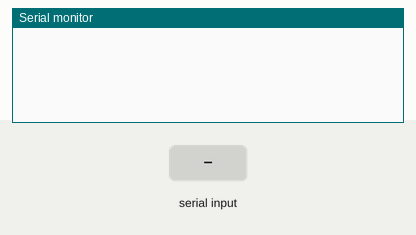
This sketch was run on a simulated Arduino Uno, built with avr-gcc and run on an emulated ATmega328P. Parts: the last lines printed to the serial monitor. Inputs (shaded band) come from the test bench.

Above: at 1.2 s.
1.3 s: "apple" received over Serial
At 3.3 s:
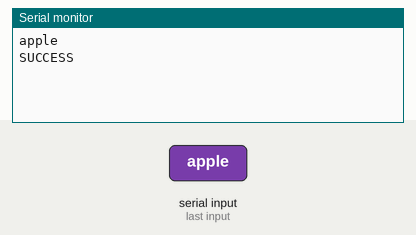
3.8 s: "1" received over Serial
At 6.0 s:
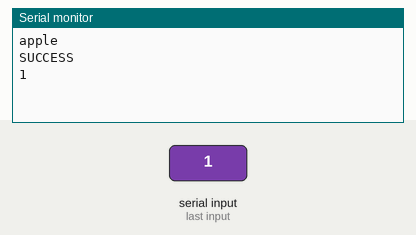

Measured:
- after the input at 1.3 s, the serial monitor: prints a new line after 1.0 s (image 1)
- after the input at 3.8 s, the serial monitor: prints a new line after 1.0 s (image 2)

The sketch:

serialread1998.ino
```cpp
void setup() {
  Serial.begin(9600);
}

void loop() {
  String a;
  if(Serial.available()>0){
    a=Serial.readString();
    a.trim();
    Serial.println(a);
    if(a=="apple")
    {
      Serial.println("SUCCESS");
      }
    }
    if(Serial.available()<=0){}
}
```
